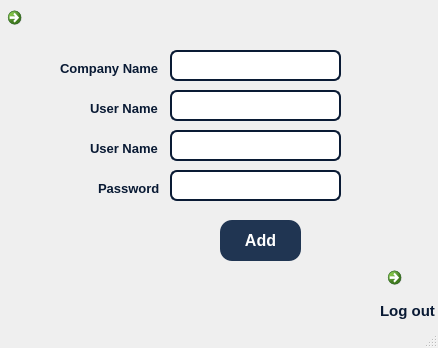
<?xml version="1.0" encoding="UTF-8"?>
<ui version="4.0">
 <class>MainWindow</class>
 <widget class="QMainWindow" name="MainWindow">
  <property name="geometry">
   <rect>
    <x>0</x>
    <y>0</y>
    <width>438</width>
    <height>348</height>
   </rect>
  </property>
  <property name="windowTitle">
   <string>MainWindow</string>
  </property>
  <widget class="QWidget" name="centralwidget">
   <widget class="QLabel" name="label">
    <property name="geometry">
     <rect>
      <x>-440</x>
      <y>0</y>
      <width>971</width>
      <height>651</height>
     </rect>
    </property>
    <property name="text">
     <string/>
    </property>
    <property name="pixmap">
     <pixmap>../plan.jpg</pixmap>
    </property>
   </widget>
   <widget class="QLineEdit" name="lineEdit_6">
    <property name="geometry">
     <rect>
      <x>170</x>
      <y>90</y>
      <width>171</width>
      <height>31</height>
     </rect>
    </property>
    <property name="font">
     <font>
      <pointsize>8</pointsize>
     </font>
    </property>
    <property name="tabletTracking">
     <bool>false</bool>
    </property>
    <property name="autoFillBackground">
     <bool>false</bool>
    </property>
    <property name="styleSheet">
     <string notr="true">border: 1.5px solid  rgb(9, 26, 52); 
border-radius: 7px;
padding: 5px 5px;
</string>
    </property>
    <property name="text">
     <string/>
    </property>
    <property name="placeholderText">
     <string/>
    </property>
   </widget>
   <widget class="QLabel" name="label_21">
    <property name="geometry">
     <rect>
      <x>90</x>
      <y>140</y>
      <width>71</width>
      <height>16</height>
     </rect>
    </property>
    <property name="font">
     <font>
      <pointsize>10</pointsize>
      <weight>75</weight>
      <italic>false</italic>
      <bold>true</bold>
     </font>
    </property>
    <property name="styleSheet">
     <string notr="true">color: rgb(9, 26, 52);</string>
    </property>
    <property name="text">
     <string>User Name</string>
    </property>
   </widget>
   <widget class="QCommandLinkButton" name="commandLinkButton_6">
    <property name="geometry">
     <rect>
      <x>0</x>
      <y>0</y>
      <width>51</width>
      <height>51</height>
     </rect>
    </property>
    <property name="cursor">
     <cursorShape>PointingHandCursor</cursorShape>
    </property>
    <property name="text">
     <string/>
    </property>
    <property name="icon">
     <iconset>
      <normaloff>back_icon.png</normaloff>back_icon.png</iconset>
    </property>
    <property name="iconSize">
     <size>
      <width>40</width>
      <height>40</height>
     </size>
    </property>
   </widget>
   <widget class="QLabel" name="label_20">
    <property name="geometry">
     <rect>
      <x>98</x>
      <y>180</y>
      <width>71</width>
      <height>16</height>
     </rect>
    </property>
    <property name="font">
     <font>
      <pointsize>10</pointsize>
      <weight>75</weight>
      <italic>false</italic>
      <bold>true</bold>
     </font>
    </property>
    <property name="styleSheet">
     <string notr="true">color: rgb(9, 26, 52);</string>
    </property>
    <property name="text">
     <string>Password</string>
    </property>
   </widget>
   <widget class="QLineEdit" name="lineEdit_5">
    <property name="geometry">
     <rect>
      <x>170</x>
      <y>50</y>
      <width>171</width>
      <height>31</height>
     </rect>
    </property>
    <property name="font">
     <font>
      <pointsize>8</pointsize>
     </font>
    </property>
    <property name="tabletTracking">
     <bool>false</bool>
    </property>
    <property name="autoFillBackground">
     <bool>false</bool>
    </property>
    <property name="styleSheet">
     <string notr="true">border: 1.5px solid  rgb(9, 26, 52); 
border-radius: 7px;
padding: 5px 5px;
</string>
    </property>
    <property name="text">
     <string/>
    </property>
    <property name="placeholderText">
     <string/>
    </property>
   </widget>
   <widget class="QLabel" name="label_18">
    <property name="geometry">
     <rect>
      <x>60</x>
      <y>60</y>
      <width>111</width>
      <height>16</height>
     </rect>
    </property>
    <property name="font">
     <font>
      <pointsize>10</pointsize>
      <weight>75</weight>
      <italic>false</italic>
      <bold>true</bold>
     </font>
    </property>
    <property name="styleSheet">
     <string notr="true">color: rgb(9, 26, 52);</string>
    </property>
    <property name="text">
     <string>Company Name</string>
    </property>
   </widget>
   <widget class="QLineEdit" name="lineEdit_7">
    <property name="geometry">
     <rect>
      <x>170</x>
      <y>170</y>
      <width>171</width>
      <height>31</height>
     </rect>
    </property>
    <property name="font">
     <font>
      <pointsize>8</pointsize>
     </font>
    </property>
    <property name="tabletTracking">
     <bool>false</bool>
    </property>
    <property name="autoFillBackground">
     <bool>false</bool>
    </property>
    <property name="styleSheet">
     <string notr="true">border: 1.5px solid  rgb(9, 26, 52); 
border-radius: 7px;
padding: 5px 5px;
</string>
    </property>
    <property name="text">
     <string/>
    </property>
    <property name="echoMode">
     <enum>QLineEdit::Password</enum>
    </property>
    <property name="placeholderText">
     <string/>
    </property>
   </widget>
   <widget class="QCommandLinkButton" name="commandLinkButton_3">
    <property name="geometry">
     <rect>
      <x>380</x>
      <y>260</y>
      <width>61</width>
      <height>61</height>
     </rect>
    </property>
    <property name="cursor">
     <cursorShape>PointingHandCursor</cursorShape>
    </property>
    <property name="text">
     <string/>
    </property>
    <property name="icon">
     <iconset>
      <normaloff>logout.png</normaloff>logout.png</iconset>
    </property>
    <property name="iconSize">
     <size>
      <width>40</width>
      <height>40</height>
     </size>
    </property>
   </widget>
   <widget class="QPushButton" name="pushButton">
    <property name="enabled">
     <bool>true</bool>
    </property>
    <property name="geometry">
     <rect>
      <x>220</x>
      <y>220</y>
      <width>81</width>
      <height>41</height>
     </rect>
    </property>
    <property name="font">
     <font>
      <pointsize>12</pointsize>
      <weight>75</weight>
      <bold>true</bold>
     </font>
    </property>
    <property name="cursor">
     <cursorShape>PointingHandCursor</cursorShape>
    </property>
    <property name="styleSheet">
     <string notr="true">color: rgb(255, 255, 255);
background-color: rgb(32, 53, 82);
border-radius: 12px;
box-shadow: 0 8px 16px 0 rgba(0,0,0,0.2), 0 6px 20px 0 rgba(0,0,0,0.19);
box-shadow: 0 5px #666;
transform: translateY(4px) ;
</string>
    </property>
    <property name="inputMethodHints">
     <set>Qt::ImhNone</set>
    </property>
    <property name="text">
     <string>Add</string>
    </property>
    <property name="icon">
     <iconset>
      <normaloff>../../../Desktop/GRAPHICS/UI/unlock.png</normaloff>../../../Desktop/GRAPHICS/UI/unlock.png</iconset>
    </property>
    <property name="checkable">
     <bool>false</bool>
    </property>
    <property name="checked">
     <bool>false</bool>
    </property>
    <property name="autoRepeat">
     <bool>false</bool>
    </property>
    <property name="autoExclusive">
     <bool>false</bool>
    </property>
    <property name="default">
     <bool>true</bool>
    </property>
    <property name="flat">
     <bool>false</bool>
    </property>
   </widget>
   <widget class="QLabel" name="label_19">
    <property name="geometry">
     <rect>
      <x>90</x>
      <y>100</y>
      <width>71</width>
      <height>16</height>
     </rect>
    </property>
    <property name="font">
     <font>
      <pointsize>10</pointsize>
      <weight>75</weight>
      <italic>false</italic>
      <bold>true</bold>
     </font>
    </property>
    <property name="styleSheet">
     <string notr="true">color: rgb(9, 26, 52);</string>
    </property>
    <property name="text">
     <string>User Name</string>
    </property>
   </widget>
   <widget class="QLineEdit" name="lineEdit_8">
    <property name="geometry">
     <rect>
      <x>170</x>
      <y>130</y>
      <width>171</width>
      <height>31</height>
     </rect>
    </property>
    <property name="font">
     <font>
      <pointsize>8</pointsize>
     </font>
    </property>
    <property name="tabletTracking">
     <bool>false</bool>
    </property>
    <property name="autoFillBackground">
     <bool>false</bool>
    </property>
    <property name="styleSheet">
     <string notr="true">border: 1.5px solid  rgb(9, 26, 52); 
border-radius: 7px;
padding: 5px 5px;
</string>
    </property>
    <property name="text">
     <string/>
    </property>
    <property name="placeholderText">
     <string/>
    </property>
   </widget>
   <widget class="QLabel" name="label_5">
    <property name="geometry">
     <rect>
      <x>380</x>
      <y>290</y>
      <width>61</width>
      <height>41</height>
     </rect>
    </property>
    <property name="font">
     <font>
      <pointsize>11</pointsize>
      <weight>75</weight>
      <italic>false</italic>
      <bold>true</bold>
     </font>
    </property>
    <property name="styleSheet">
     <string notr="true">color: rgb(9, 26, 52);</string>
    </property>
    <property name="text">
     <string>Log out</string>
    </property>
   </widget>
  </widget>
  <widget class="QMenuBar" name="menubar">
   <property name="geometry">
    <rect>
     <x>0</x>
     <y>0</y>
     <width>438</width>
     <height>21</height>
    </rect>
   </property>
  </widget>
  <widget class="QStatusBar" name="statusbar"/>
 </widget>
 <resources/>
 <connections/>
</ui>
